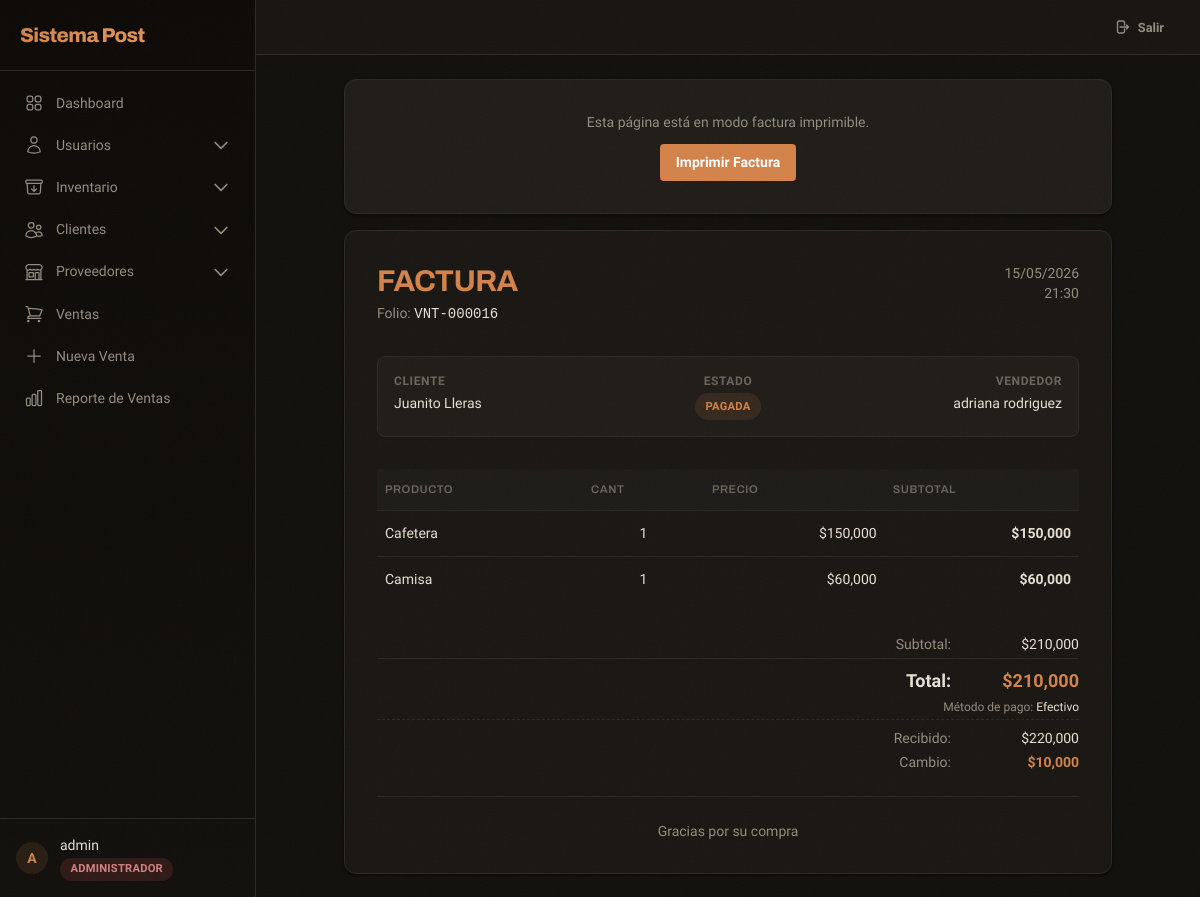
Page /sales/16/invoice/ (signed in) on the committed database.
### apps/accounts/models.py (models this page shows, shortened)
class User(AbstractUser):
    class Role(models.TextChoices):
        ADMIN = 'admin', 'Administrador'
        SUPERVISOR = 'supervisor', 'Supervisor'
        USER = 'user', 'Usuario'
    role = models.CharField(
        max_length=20,
        choices=Role.choices,
        default=Role.USER,
        verbose_name='Rol'
    )
    phone = models.CharField(max_length=20, blank=True, verbose_name='Teléfono')
    class Meta:
        verbose_name = 'Usuario'
        verbose_name_plural = 'Usuarios'
    def is_admin(self):
        return self.role == self.Role.ADMIN or self.is_superuser

### apps/sales/models.py (models this page shows, shortened)
class Sale(models.Model):
    invoice_number = models.CharField(max_length=20, unique=True, verbose_name='Folio')
    client = models.ForeignKey(Client, on_delete=models.SET_NULL, null=True, blank=True, related_name='sales', verbose_name='Cliente')
    user = models.ForeignKey(settings.AUTH_USER_MODEL, on_delete=models.SET_NULL, null=True, related_name='sales', verbose_name='Vendedor')
    date = models.DateTimeField(auto_now_add=True, db_index=True, verbose_name='Fecha')
    subtotal = models.DecimalField(max_digits=12, decimal_places=2, default=0, verbose_name='Subtotal')
    tax = models.DecimalField(max_digits=12, decimal_places=2, default=0, verbose_name='IVA')
    total = models.DecimalField(max_digits=12, decimal_places=2, default=0, verbose_name='Total')
    class Status(models.TextChoices):
        PENDING = 'pendiente', 'Pendiente'
        PAID = 'pagada', 'Pagada'
    status = models.CharField(max_length=20, choices=Status.choices, default=Status.PAID, db_index=True, verbose_name='Estado')
    class PaymentMethod(models.TextChoices):
        CASH = 'efectivo', 'Efectivo'
        CARD = 'tarjeta', 'Tarjeta'
        TRANSFER = 'transferencia', 'Transferencia'
        PENDING = 'pendiente', 'Pendiente'
    payment_method = models.CharField(max_length=50, choices=PaymentMethod.choices, default=PaymentMethod.CASH, verbose_name='Método de pago')
    amount_received = models.DecimalField(max_digits=12, decimal_places=2, null=True, blank=True, verbose_name='Monto recibido')
    change = models.DecimalField(max_digits=12, decimal_places=2, null=True, blank=True, verbose_name='Cambio')
    is_active = models.BooleanField(default=True, db_index=True, verbose_name='Activa')
    class Meta:
        verbose_name = 'Venta'
        verbose_name_plural = 'Ventas'
        ordering = ['-date']
        indexes = [
            models.Index(fields=['is_active', 'status', '-date'], name='idx_sale_active_status_date'),
        ]

class SaleItem(models.Model):
    sale = models.ForeignKey(Sale, on_delete=models.CASCADE, related_name='items', verbose_name='Venta')
    product = models.ForeignKey(Product, on_delete=models.SET_NULL, null=True, verbose_name='Producto')
    quantity = models.PositiveIntegerField(default=1, verbose_name='Cantidad')
    unit_price = models.DecimalField(max_digits=10, decimal_places=2, verbose_name='Precio unitario')
    subtotal = models.DecimalField(max_digits=12, decimal_places=2, verbose_name='Subtotal')
    class Meta:
        verbose_name = 'Detalle de Venta'
        verbose_name_plural = 'Detalles de Ventas'
        ordering = ['id']

### apps/clients/models.py (models this page shows, shortened)
class Client(models.Model):
    name = models.CharField(max_length=200, db_index=True, verbose_name='Nombre')
    email = models.EmailField(blank=True, verbose_name='Email')
    phone = models.CharField(max_length=20, db_index=True, blank=True, verbose_name='Teléfono')
    address = models.CharField(max_length=500, blank=True, verbose_name='Dirección')
    cc = models.CharField(max_length=13, blank=True, verbose_name='CC')
    created_at = models.DateTimeField(auto_now_add=True, verbose_name='Creado')
    updated_at = models.DateTimeField(auto_now=True, verbose_name='Actualizado')
    class Meta:
        verbose_name = 'Cliente'
        verbose_name_plural = 'Clientes'
        ordering = ['name']

### apps/inventory/models.py (models this page shows, shortened)
class Product(models.Model):
    sku = models.CharField(max_length=50, unique=True, verbose_name='SKU')
    name = models.CharField(max_length=200, db_index=True, verbose_name='Nombre')
    description = models.TextField(blank=True, verbose_name='Descripción')
    category = models.ForeignKey(Category, on_delete=models.SET_NULL, null=True, related_name='products', verbose_name='Categoría')
    price = models.DecimalField(max_digits=10, decimal_places=2, verbose_name='Precio')
    cost = models.DecimalField(max_digits=10, decimal_places=2, default=0, verbose_name='Costo')
    stock = models.PositiveIntegerField(default=0, db_index=True, verbose_name='Stock')
    min_stock = models.PositiveIntegerField(default=0, verbose_name='Stock mínimo')
    image = models.ImageField(upload_to='products/', blank=True, null=True, verbose_name='Imagen')
    is_active = models.BooleanField(default=True, db_index=True, verbose_name='Activo')
    created_at = models.DateTimeField(auto_now_add=True, verbose_name='Creado')
    updated_at = models.DateTimeField(auto_now=True, verbose_name='Actualizado')
    class Meta:
        verbose_name = 'Producto'
        verbose_name_plural = 'Productos'
        ordering = ['name']

### apps/sales/views.py (the view)
# urls.py: path('<int:pk>/invoice/', views.sale_invoice, name='sale_invoice'),
@login_required
def sale_invoice(request, pk):
    sale = get_object_or_404(Sale.objects.select_related('client', 'user'), pk=pk)
    items = sale.items.select_related('product').all()
    return render(request, 'sales/sale_invoice.html', {'sale': sale, 'items': items})

### templates/sales/sale_invoice.html (shortened to what this page needs)
{% extends 'layouts/base.html' %}
{% load currency_tags %}
{% block content %}
<div class="max-w-3xl mx-auto animate-fade-in-up">
    <div class="card p-6 md:p-8 no-print mb-4 text-center">
        <p class="text-sm text-[var(--text-secondary)] mb-3">Esta página está en modo factura imprimible.</p>
        <button onclick="window.print()" class="btn btn-primary">Imprimir Factura</button>
    </div>
    <div class="card p-6 md:p-8" style="background:var(--bg-secondary)">
        <div class="flex justify-between items-start mb-8">
            <div>
                <h1 class="text-3xl font-[var(--font-heading)] font-bold text-[var(--accent)]">FACTURA</h1>
                <p class="text-sm text-[var(--text-secondary)] mt-1">Folio: <span class="font-mono font-medium text-[var(--text-primary)]">{{ sale.invoice_number }}</span></p>
            </div>
            <div class="text-right text-sm text-[var(--text-secondary)]">
                <p>{{ sale.date|date:'d/m/Y' }}</p>
                <p>{{ sale.date|date:'H:i' }}</p>
            </div>
        </div>
        <div class="grid grid-cols-3 gap-4 text-sm mb-8 invoice-info-bar">
            <div>
                <p class="text-[var(--text-muted)] text-xs uppercase tracking-wider font-semibold mb-1">Cliente</p>
                <p class="font-medium">{{ sale.client.name|default:'Invitado' }}</p>
            </div>
            <div class="text-center">
                <p class="text-[var(--text-muted)] text-xs uppercase tracking-wider font-semibold mb-1">Estado</p>
                <p class="font-medium">
                    {% if not sale.is_active %}<span class="badge badge-red">Cancelada</span>
                    {% elif sale.status == 'pagada' %}<span class="badge badge-emerald">Pagada</span>
                    {% else %}<span class="badge badge-amber">Pendiente</span>{% endif %}
                </p>
            </div>
            <div class="text-right">
                <p class="text-[var(--text-muted)] text-xs uppercase tracking-wider font-semibold mb-1">Vendedor</p>
                <p class="font-medium">{{ sale.user.get_full_name|default:sale.user.username }}</p>
            </div>
        </div>
        <table class="invoice-table">
            <thead>
                <tr>
                    <th>Producto</th>
                    <th class="text-center">Cant</th>
                    <th class="text-right">Precio</th>
                    <th class="text-right">Subtotal</th>
                </tr>
            </thead>
            <tbody>
                {% for item in items %}
                <tr>
                    <td style="font-weight:500">{{ item.product.name }}</td>
                    <td class="text-center">{{ item.quantity }}</td>
                    <td class="text-right">{{ item.unit_price|pesos }}</td>
                    <td class="text-right font-semibold">{{ item.subtotal|pesos }}</td>
                </tr>
                {% endfor %}
            </tbody>
        </table>
        <div class="text-right text-sm space-y-1">
            <div class="flex justify-end gap-8">
                <span class="text-[var(--text-secondary)]">Subtotal:</span>
                <span class="w-24 text-right">{{ sale.subtotal|pesos }}</span>
            </div>
            <div class="flex justify-end gap-8 text-lg font-bold pt-2" style="border-top:1px solid var(--border-color)">
                <span>Total:</span>
                <span class="w-24 text-right text-[var(--accent)]">{{ sale.total|pesos }}</span>
            </div>
            <p class="text-[var(--text-secondary)] text-xs mt-2">
                Método de pago: <span class="font-medium text-[var(--text-primary)]">{{ sale.get_payment_method_display }}</span>
            </p>
            {% if sale.payment_method == 'efectivo' and sale.amount_received %}
            <div class="flex justify-end gap-8 text-sm mt-2" style="border-top:1px dashed var(--border-color);padding-top:0.5rem">
                <span class="text-[var(--text-secondary)]">Recibido:</span>
                <span class="w-24 text-right font-medium">{{ sale.amount_received|pesos }}</span>
            </div>
            <div class="flex justify-end gap-8 text-sm">
                <span class="text-[var(--text-secondary)]">Cambio:</span>
                <span class="w-24 text-right font-semibold text-[var(--accent)]">{{ sale.change|pesos }}</span>
            </div>
            {% endif %}
        </div>
        <div class="text-center text-[var(--text-muted)] text-xs pt-6 mt-6" style="border-top:1px solid var(--border-color)">
            <p class="font-medium text-sm text-[var(--text-secondary)]">Gracias por su compra</p>
        </div>
    </div>
</div>
{% endblock %}

### templates/layouts/base.html (shortened to what this page needs)
<!DOCTYPE html>
<html lang="es">
<head>
    <script src="https://cdn.tailwindcss.com"></script>
    <link rel="stylesheet" href="/static/css/app.css">
</head>
<body>
    <div x-data="{ sidebarOpen: false }" class="flex h-screen overflow-hidden">
        {% if user.is_authenticated %}
        <div :class="{'translate-x-0': sidebarOpen, '-translate-x-full': !sidebarOpen}" class="sidebar fixed inset-y-0 left-0 z-30 w-64 transition-transform duration-300 ease-in-out lg:translate-x-0 lg:static lg:inset-auto lg:z-auto overflow-y-auto flex flex-col">
            <div class="flex items-center justify-between p-5 border-b border-[var(--border-color)]">
                <span class="sidebar-brand">Sistema Post</span>
            </div>
            <nav class="mt-3 px-3 space-y-0.5 flex-1 overflow-y-auto">
                <a href="{% url 'core:dashboard' %}" class="sidebar-link {% if request.resolver_match.url_name == 'dashboard' %}active{% endif %}">
                    Dashboard
                </a>
                {% if user.is_admin %}
                <div x-data="{ open: false }" class="space-y-0.5">
                    <button @click="open = !open" class="sidebar-link w-full text-left">
                        <svg viewBox="0 0 24 24" fill="none" stroke="currentColor" stroke-width="1.5"><path stroke-linecap="round" stroke-linejoin="round" d="M15.75 6a3.75 3.75 0 11-7.5 0 3.75 3.75 0 017.5 0zM4.501 20.118a7.5 7.5 0 0114.998 0A17.933 17.933 0 0112 21.75c-2.676 0-5.216-.584-7.499-1.632z"/></svg>
                        Usuarios
                        <svg :class="{'rotate-180': open}" class="w-3.5 h-3.5 ml-auto transition-transform" fill="none" stroke="currentColor" viewBox="0 0 24 24"><path stroke-linecap="round" stroke-linejoin="round" stroke-width="2" d="M19 9l-7 7-7-7"></path></svg>
                    </button>
                </div>
                {% endif %}
                <div x-data="{ open: false }" class="space-y-0.5">
                    <button @click="open = !open" class="sidebar-link w-full text-left">
                        Inventario
                        <svg :class="{'rotate-180': open}" class="w-3.5 h-3.5 ml-auto transition-transform" fill="none" stroke="currentColor" viewBox="0 0 24 24"><path stroke-linecap="round" stroke-linejoin="round" stroke-width="2" d="M19 9l-7 7-7-7"></path></svg>
                    </button>
                </div>
                <div x-data="{ open: false }" class="space-y-0.5">
                    <button @click="open = !open" class="sidebar-link w-full text-left">
                        Clientes
                        <svg :class="{'rotate-180': open}" class="w-3.5 h-3.5 ml-auto transition-transform" fill="none" stroke="currentColor" viewBox="0 0 24 24"><path stroke-linecap="round" stroke-linejoin="round" stroke-width="2" d="M19 9l-7 7-7-7"></path></svg>
                    </button>
                </div>
                <div x-data="{ open: false }" class="space-y-0.5">
                    <button @click="open = !open" class="sidebar-link w-full text-left">
                        Proveedores
                        <svg :class="{'rotate-180': open}" class="w-3.5 h-3.5 ml-auto transition-transform" fill="none" stroke="currentColor" viewBox="0 0 24 24"><path stroke-linecap="round" stroke-linejoin="round" stroke-width="2" d="M19 9l-7 7-7-7"></path></svg>
                    </button>
                </div>
                <a href="{% url 'sales:sale_list' %}" class="sidebar-link {% if 'sales' in request.resolver_match.view_name and 'sale_list' in request.resolver_match.url_name %}active{% endif %}">
                    Ventas
                </a>
                <a href="{% url 'sales:sale_new' %}" class="sidebar-link">
                    <svg viewBox="0 0 24 24" fill="none" stroke="currentColor" stroke-width="1.5"><path stroke-linecap="round" stroke-linejoin="round" d="M12 4.5v15m7.5-7.5h-15"/></svg>
                    Nueva Venta
                </a>
                <a href="{% url 'reports:view' %}" class="sidebar-link">
                    Reporte de Ventas
                </a>
            </nav>
            <div class="p-4 border-t border-[var(--border-color)]">
                <div class="flex items-center gap-3">
                    <div class="w-8 h-8 rounded-full bg-[var(--accent-light)] flex items-center justify-center text-[var(--accent)] font-bold text-sm font-[var(--font-heading)]">
                        {{ user.get_full_name|default:user.username|first|upper }}
                    </div>
                    <div class="flex-1 min-w-0">
                        <p class="text-sm font-medium text-[var(--text-primary)] truncate">{{ user.get_full_name|default:user.username }}</p>
                        <span class="badge
                            {% if user.role == 'admin' %}badge-red role-admin
                            {% elif user.role == 'supervisor' %}badge-amber
                            {% else %}badge-blue{% endif %}">
                            {{ user.get_role_display }}
                        </span>
                    </div>
                </div>
            </div>
        </div>
        {% endif %}
        <div class="flex-1 flex flex-col overflow-hidden">
            {% if user.is_authenticated %}
            <header class="header no-print px-4 lg:px-6 py-3 flex items-center justify-between lg:justify-end">
                <a href="{% url 'accounts:logout' %}" class="btn btn-ghost btn-sm">
                    <svg class="w-4 h-4" fill="none" stroke="currentColor" viewBox="0 0 24 24"><path stroke-linecap="round" stroke-linejoin="round" stroke-width="2" d="M15.75 9V5.25A2.25 2.25 0 0013.5 3h-6a2.25 2.25 0 00-2.25 2.25v13.5A2.25 2.25 0 007.5 21h6a2.25 2.25 0 002.25-2.25V15m3 0l3-3m0 0l-3-3m3 3H9"/></svg>
                    Salir
                </a>
            </header>
            {% endif %}
            <main class="flex-1 overflow-y-auto {% if user.is_authenticated %}p-4 md:p-6{% else %}flex items-center justify-center{% endif %}">
                <div class="max-w-7xl mx-auto">
                    {% block content %}{% endblock %}
                </div>
            </main>
        </div>
    </div>
</body>
</html>

### rows in the picture
User: get_full_name|first "A", get_full_name "admin", role "ADMINISTRADOR"
Sale: invoice_number "VNT-000016", date "15/05/2026", date "21:30", client.name "Juanito Lleras", user.get_full_name "adriana rodriguez", subtotal|pesos "$210,000", total|pesos "$210,000", payment_method "Efectivo", amount_received|pesos "$220,000", change|pesos "$10,000"
SaleItem: product.name "Cafetera", quantity "1", unit_price|pesos "$150,000", subtotal|pesos "$150,000"
SaleItem: product.name "Camisa", quantity "1", unit_price|pesos "$60,000", subtotal|pesos "$60,000"
